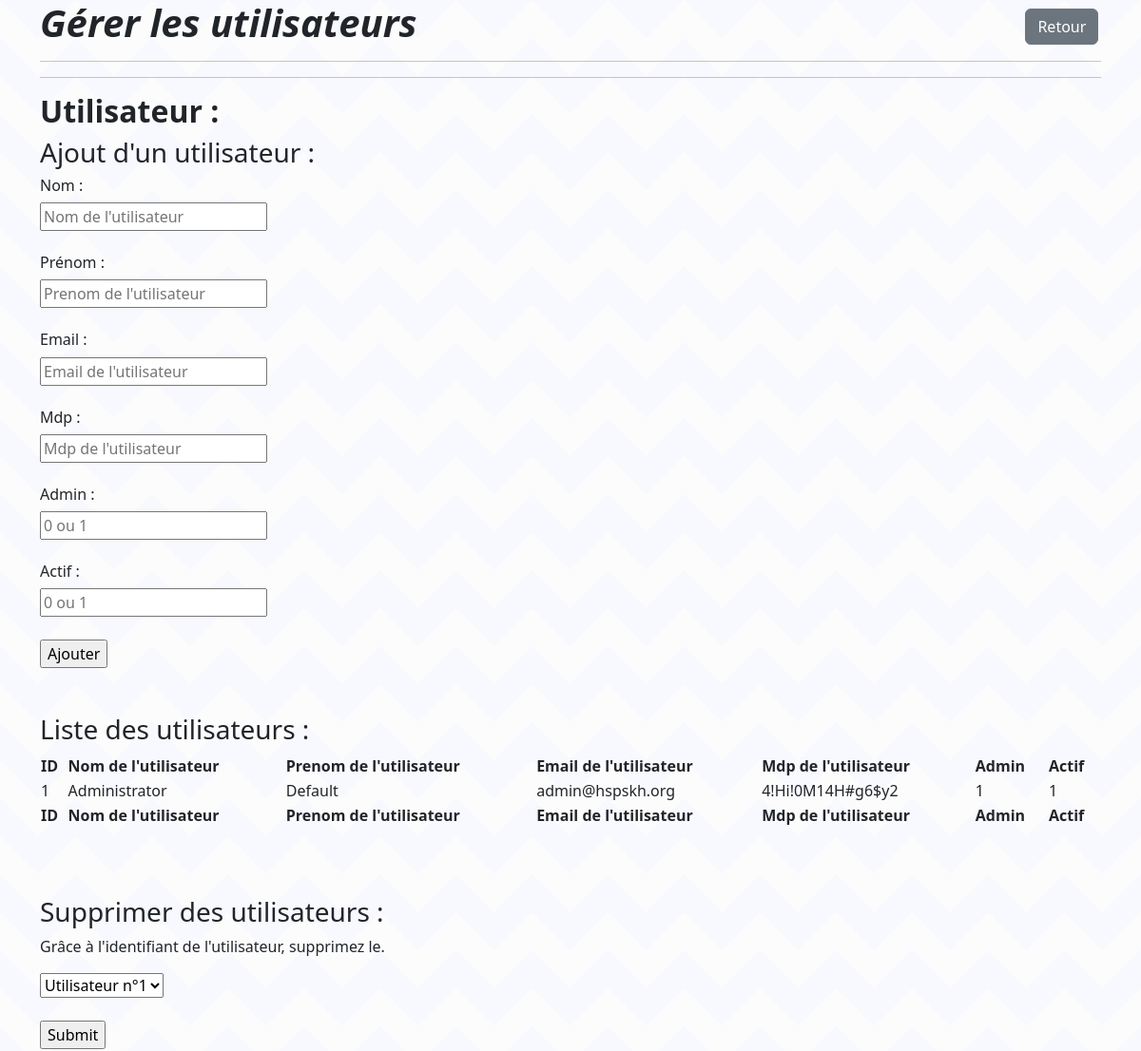
Before: /vue/panelAdmin/utilisateur.php (upper part) with the older database file.
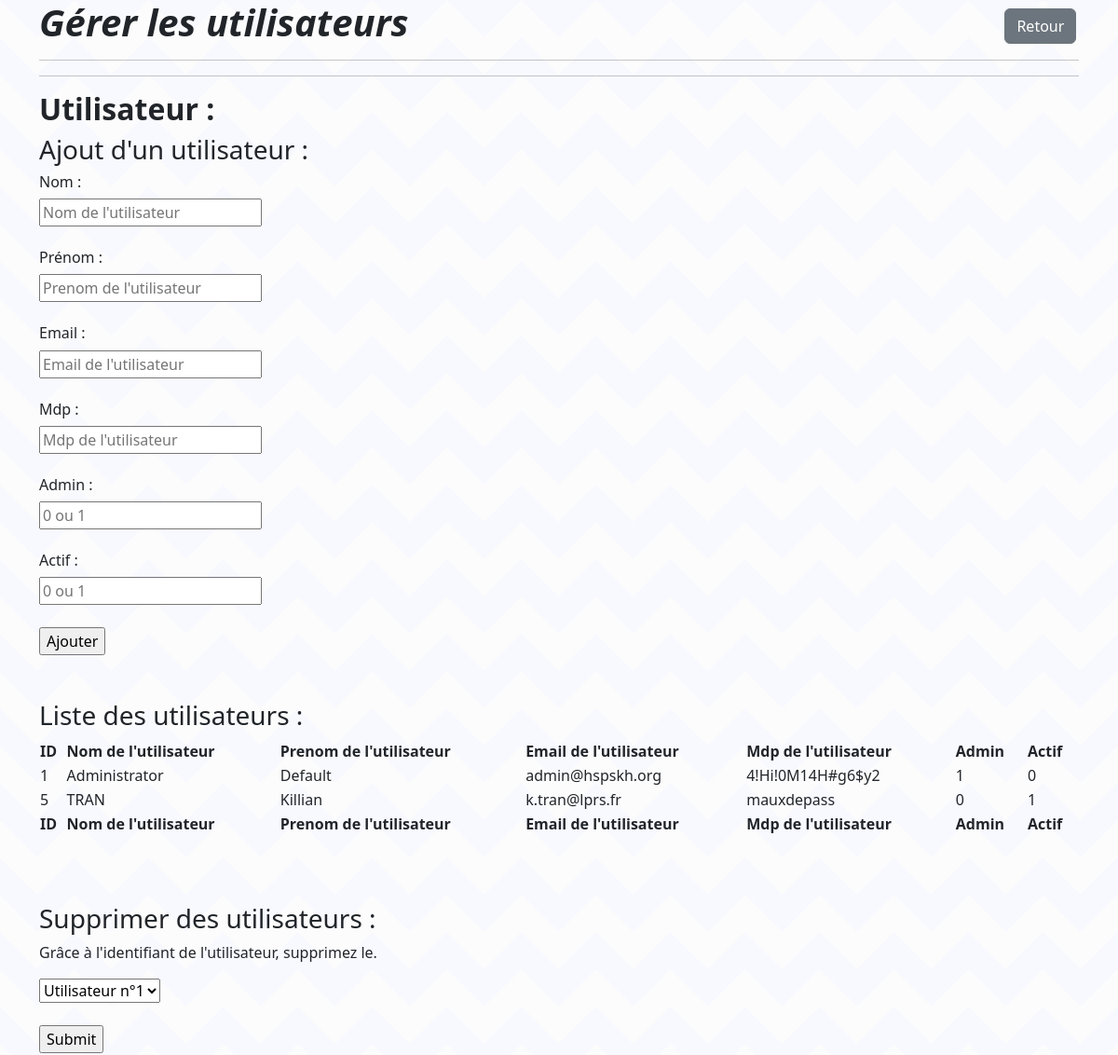
After: the same page with the newer database file.
### tables this page shows
CREATE TABLE IF NOT EXISTS `utilisateur` (
    `id_utilisateur` int(11) NOT NULL AUTO_INCREMENT,
    `nom` varchar(100) NOT NULL,
    `prenom` varchar(100) NOT NULL,
    `email` varchar(100) NOT NULL,
    `mdp` varchar(100) NOT NULL,
    `admin` tinyint(1) NOT NULL,
    `actif` tinyint(1) NOT NULL,
    PRIMARY KEY (`id_utilisateur`)
    );

### src/bdd/Database.php (called while the page is built, shortened)
<?php
class Database
{
    private $host;
    private $dbname;
    private $user;
    private $pwd;
    public function __construct()
    {
        $this->host = "localhost";
        $this->dbname = "hsp-skh";
        $this->user = "root";
        $this->pwd = "";
    }
    public function getBdd()
    {
        return $this->bdd = new PDO("mysql:host=".$this->host.";dbname=".$this->dbname,$this->user,$this->pwd);
    }
}

### src/modele/Utilisateur.php (called while the page is built, shortened)
<?php
class Utilisateur
{
    public function selectUtilisateur($bdd){
        $sel = $bdd->getBdd()->prepare("SELECT * FROM utilisateur");
        $sel->execute();
        $result = $sel->fetchAll();
        return $result;
    }
}

### vue/panelAdmin/utilisateur.php (the view, shortened to what this page needs)
<?php
require_once '../../src/bdd/Database.php';
require_once '../../src/modele/Utilisateur.php';
?>
<!DOCTYPE html>
<html>
<head>
    <link rel="stylesheet" href="../assets/css/styles.css">
    <link href="https://cdn.jsdelivr.net/npm/select2@4.1.0-rc.0/dist/css/select2.min.css" rel="stylesheet" />
    <link rel="stylesheet" type="text/css" href="https://cdn.datatables.net/1.11.4/css/jquery.dataTables.css">
    <link href="https://cdn.jsdelivr.net/npm/bootstrap@5.2.1/dist/css/bootstrap.min.css" rel="stylesheet"
>
</head>
<body>
<div class="container">
    <div class="content">
        <h1><strong><i></i></strong><a href="homeAdmin.php"><button class="btn btn-secondary" type="button">Retour</button></a></h1>
        <hr>
        <hr>
        <h2><strong>Utilisateur :</strong></h2>
        <h3>Ajout d'un utilisateur : </h3>
        <form action="../../src/traitement/add_user.php" method="post">
            <h6>Nom : </h6>
            <input type="text" name="nom" placeholder="Nom de l'utilisateur"> <br><br>
            <h6>Prénom :</h6>
            <input type="text" name="prenom" placeholder="Prenom de l'utilisateur"> <br><br>
            <h6>Email :</h6>
            <input type="text" name="email" placeholder="Email de l'utilisateur"> <br><br>
            <h6>Mdp :</h6>
            <input type="text" name="mdp" placeholder="Mdp de l'utilisateur"> <br><br>
            <h6>Admin :</h6>
            <input type="number" name="admin" placeholder="0 ou 1"> <br><br>
            <h6>Actif :</h6>
            <input type="number" name="actif" placeholder="0 ou 1"> <br><br>
            <input type="submit" value="Ajouter">
        </form>
        <br><br>
        <h3>Liste des utilisateurs :</h3>
        <?php
        $liste = new Utilisateur(array());
        $bdd = new Database();
        $res = $liste->selectUtilisateur($bdd);
        ?>
        <table id="table" class="display" style="width:100%">
            <thead>
            <tr>
                <th>ID</th>
                <th>Nom de l'utilisateur</th>
                <th>Prenom de l'utilisateur</th>
                <th>Email de l'utilisateur</th>
                <th>Mdp de l'utilisateur</th>
                <th>Admin</th>
                <th>Actif</th>
            </tr>
            </thead>
            <tbody>
            <?php foreach ($res as $value){ ?>
                <tr>
                    <td><?php echo $value['id_utilisateur'];?></td>
                    <td><?php echo $value['nom'];?></td>
                    <td><?php echo $value['prenom'];?></td>
                    <td><?php echo $value['email'];?></td>
                    <td><?php echo $value['mdp'];?></td>
                    <td><?php echo $value['admin'];?></td>
                    <td><?php echo $value['actif'];?></td>
                </tr>
            <?php } ?>
            </tbody>
            <tfoot>
            <tr>
                <th>ID</th>
                <th>Nom de l'utilisateur</th>
                <th>Prenom de l'utilisateur</th>
                <th>Email de l'utilisateur</th>
                <th>Mdp de l'utilisateur</th>
                <th>Admin</th>
                <th>Actif</th>
            </tr>
            </tfoot>
        </table>
        <br> <br>
        <form action="../../src/traitement/delete_user.php" method="post">
            <br>
            <h3>Supprimer des utilisateurs : </h3>
            <p>Grâce à l'identifiant de l'utilisateur, supprimez le.</p>
            <select class="js2" name="id" id="id">
                <?php
                foreach ($res as $value){
                    ?>
                    <option value="<?php echo $value['id_utilisateur'] ?>">Utilisateur n°<?php echo $value['id_utilisateur'];?></option>
                    <?php
                }
                ?>
            </select>
            <br><br>
            <input type="submit">
        </form>
        <br><br>
    </div>
    <br>
</div>
<br><br>
</body>

Changed rows visible on the page:
changed utilisateur "Administrator": actif "1" → "0"
added utilisateur: id_utilisateur "5", nom "TRAN", prenom "Killian", email "k.tran@lprs.fr", mdp "mauxdepass", admin "0", actif "1"
